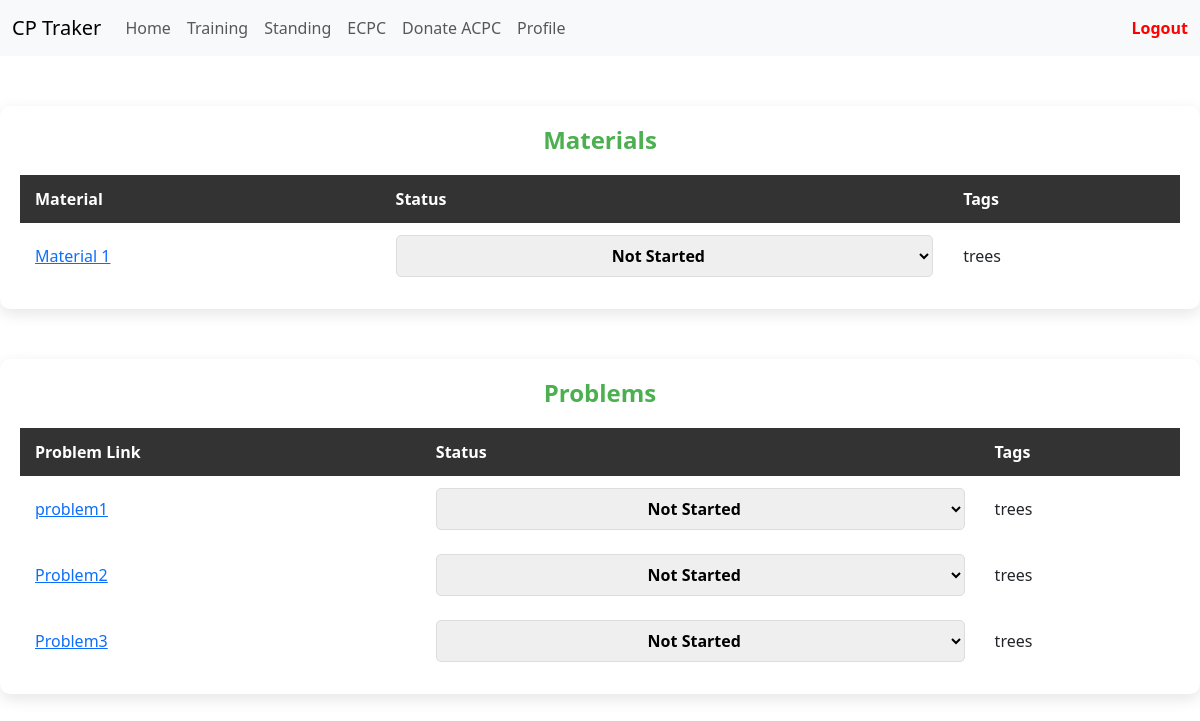
/topics/sheet/sheet.php?topic_id=20 (signed in), run on the app's committed database.
### tables this page shows
CREATE TABLE `material` (
  `material_id` int(255) NOT NULL,
  `material_title` varchar(255) NOT NULL,
  `material_url` text NOT NULL,
  `topic_id` int(255) NOT NULL,
  `material_tag` varchar(255) DEFAULT NULL
);

CREATE TABLE `problem` (
  `problem_id` int(11) NOT NULL,
  `problem_title` varchar(255) NOT NULL,
  `problem_url` text NOT NULL,
  `topic_id` int(11) NOT NULL,
  `problem_tag` varchar(255) DEFAULT NULL
);

### topics/sheet/sheet.php (the view, shortened to what this page needs)
<?php
$conn = new mysqli(
    "localhost",
    "root",
    "",
    "cp-tracker"
);
?>
<!DOCTYPE html>
<html lang="en">
<head>
    <link rel="stylesheet" href="sheet_styles.css">
    <link rel="stylesheet" href="https://cdn.jsdelivr.net/npm/bootstrap@5.3.3/dist/css/bootstrap.min.css">
</head>
<body>
    <nav class="navbar navbar-expand-lg bg-body-tertiary">
        <div class="container-fluid">
            <a class="navbar-brand" href="#">CP Traker</a>
            <div class="collapse navbar-collapse" id="navbarSupportedContent">
                <ul class="navbar-nav me-auto mb-2 mb-lg-0">
                    <li class="nav-item">
                        <a class="nav-link" aria-current="page" href="../home/home.php">Home</a>
                    </li>
                    <li class="nav-item">
                        <a class="nav-link" href="../../topics/topics.php"
                        >Training</a>
                    </li>
                    <li class="nav-item">
                        <a class="nav-link" href="../../standings/standings.php">Standing</a>
                    </li>
                    <li class="nav-item">
                        <a class="nav-link" href="../../teams/ecpc.php">ECPC</a>
                    </li>
                    <li class="nav-item">
                        <a class="nav-link" href="../../donate/donate.php">Donate ACPC</a>
                    </li>
                    <li class="nav-item">
                        <a class="nav-link" href="../../profile_page/profile.php">Profile</a>
                    </li>
                </ul>
                <a class="nav-link ms-auto" href="../../logout.php"  style="color:red;font-weight: bold;">Logout</a>
            </div>
        </div>
    </nav>
    <div class="table-container">
        <h1 class="table-title">Materials</h1>
        <table id="dynamicTable">
            <thead>
                <tr>
                    <th>Material</th>
                    <th>Status</th>
                    <th>Tags</th>
                </tr>
            </thead>
            <tbody>
                <?php
                $topic_id = -1;
                $user_id = $_SESSION['user_id'];
                if (isset($_GET['topic_id'])) {
                    $topic_id = $_GET['topic_id'];
                }
                $sql = "SELECT `material_id`, `material_title`, `material_url`, `material_tag`
                        FROM `material`
                        WHERE `topic_id` = $topic_id";
                $result = $conn->query($sql);
                while ($row = $result->fetch_assoc()) {
                    $material_id = $row['material_id'];
                    $material_title = $row["material_title"];
                    $material_url = $row["material_url"];
                    $material_tag = $row["material_tag"];
                    $sql2 = "SELECT `checked_flag`
                            FROM `checked`
                            WHERE `material_id` = $material_id
                            AND `user_id` = $user_id";
                    $res = $conn->query($sql2);
                    $material_status = $res->fetch_assoc();
                    ?>
                    <tr>
                        <td>
                            <a href="<?= $material_url ?>">
                                <?= $material_title ?>
                            </a>
                        </td>
                        <td>
                            <form method="POST" action="update_status.php">
                                <select name="status" class="status-dropdown" onchange="this.form.submit()">
                                    <option value="Not Started" class="status-default"
                                        <?= ($material_status['checked_flag'] == 0 ? 'selected' : '') ?>>
                                        Not Started
                                    </option>
                                </select>
                            </form>
                        </td>
                        <td> <?= $material_tag ?></td>
                    </tr>
                    <?php
                }
                ?>
            </tbody>
        </table>
    </div>
    <div class="table-container">
        <h1 class="table-title">Problems</h1>
        <table id="dynamicTable">
            <thead>
                <tr>
                    <th>Problem Link</th>
                    <th>Status</th>
                    <th>Tags</th>
                </tr>
            </thead>
            <tbody>
                <?php
                $topic_id = -1;
                $user_id = $_SESSION['user_id'];
                if (isset($_GET['topic_id'])) {
                    $topic_id = $_GET['topic_id'];
                }
                $sql = "SELECT `problem_id`, `problem_title`, `problem_url`, `problem_tag`
                        FROM `problem`
                        WHERE `topic_id` = $topic_id";
                $result = $conn->query($sql);
                while ($row = $result->fetch_assoc()) {
                    $problem_id = $row['problem_id'];
                    $problem_title = $row["problem_title"];
                    $problem_url = $row["problem_url"];
                    $problem_tag = $row["problem_tag"];
                    $sql2 = "SELECT `solved_flag`
                            FROM `solved`
                            WHERE `problem_id` = $problem_id
                            AND `user_id` = $user_id";
                    $res = $conn->query($sql2);
                    $problem_status = $res->fetch_assoc();
                    ?>
                    <tr>
                        <td>
                            <a href="<?= $problem_url ?>">
                                <?= $problem_title ?>
                            </a>
                        </td>
                        <td>
                            <form method="POST" action="update_status.php">
                                <select name="status" class="status-dropdown" onchange="this.form.submit()">
                                    <option value="Not Started" class="status-default" <?= ($problem_status['solved_flag'] == 0 ? 'selected' : '') ?>>Not Started</option>
                                </select>
                            </form>
                        </td>
                        <td>
                            <?= $problem_tag ?>
                        </td>
                    </tr>
                    <?php
                }
                ?>
            </tbody>
        </table>
    </div>
</body>
</html>

### topics/sheet/sheet_styles.css (style rules this page uses)
body { font-family: "Poppins", sans-serif; margin: 0; padding: 0; background-color: #f0f0f5; color: #333; }
.table-container { margin: 50px auto; max-width: 1200px; padding: 20px; background-color: #fff; box-shadow: 0px 5px 15px rgba(0, 0, 0, 0.1); border-radius: 10px; }
.table-title { text-align: center; font-size: 24px; font-weight: bold; margin-bottom: 20px; color: #4CAF50; }
table { width: 100%; border-collapse: collapse; text-align: left; }
thead { background-color: #333; color: #fff; }
th, td { padding: 12px 15px; border-bottom: 1px solid #ddd; }
.status-dropdown { padding: 8px 10px; border-radius: 5px; border: 1px solid #ddd; font-weight: bold; width: 100%; text-align: center; }
.status-default { color: #757575; }

### data on the page
material: material_title "Material 1", material_tag "trees"
problem: problem_title "problem1", problem_tag "trees"
problem: problem_title "Problem2", problem_tag "trees"
problem: problem_title "Problem3", problem_tag "trees"
